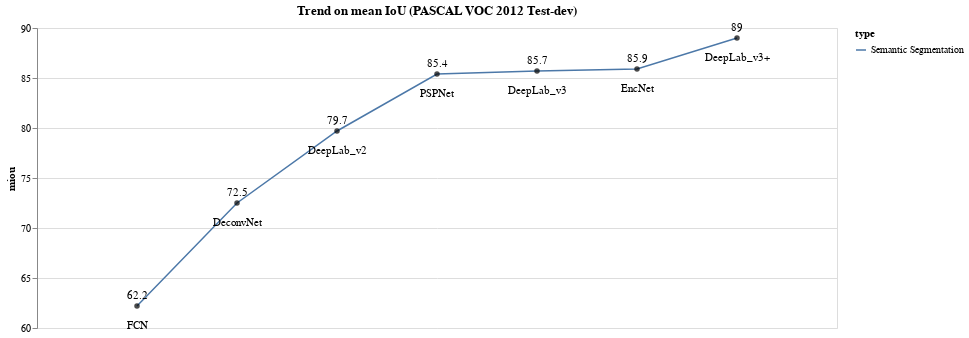

Write notebook code for a chart like this one.
### Code cell
data = pd.read_csv("semantic_trend_pascal.csv", sep=",")

seg_data = data.loc[data['type'] =="Semantic Segmentation"]

perf_measure = 'miou'

x_scale = [0,data.shape[0]+1]
y_scale = [((data[perf_measure].min()//5))*5,((data[perf_measure].max()//5)+1)*5]

chart_title = "Trend on mean IoU (PASCAL VOC 2012 Test-dev)"

base, line, points, point_nick, point_perf = GetGraphElement(chart_title, data, x_scale, y_scale, perf_measure, 
                                                            line_color = "#fde725", point_color = "#000000", text_color = "#000000", 
                                                            text_y_pos = -10, textperf_y_pos=20)
(
    line+points+point_nick+point_perf
).resolve_scale(y = 'independent')

### Figure 1 — Vega-Lite specification as saved in the notebook (floating-point values rounded to 4 significant figures)
{"config": {"view": {"continuousWidth": 400, "continuousHeight": 300}}, "layer": [{"mark": {"type": "line", "color": "#fde725", "strokeWidth": 1.5}, "encoding": {"color": {"field": "type", "type": "nominal"}, "x": {"axis": null, "field": "idx", "scale": {"domain": [0, 8]}, "type": "quantitative"}, "y": {"axis": {"grid": true}, "field": "miou", "scale": {"domain": [60.0, 90.0]}, "type": "quantitative"}}, "title": ["Trend on mean IoU (PASCAL VOC 2012 Test-dev)"], "width": 800}, {"mark": {"type": "circle", "color": "#000000", "strokeWidth": 3}, "encoding": {"tooltip": [{"field": "year", "type": "quantitative"}, {"field": "nickname", "type": "nominal"}, {"field": "miou", "type": "quantitative"}, {"field": "note", "type": "nominal"}], "x": {"axis": null, "field": "idx", "scale": {"domain": [0, 8]}, "type": "quantitative"}, "y": {"axis": null, "field": "miou", "scale": {"domain": [60.0, 90.0]}, "type": "quantitative"}}, "title": ["Trend on mean IoU (PASCAL VOC 2012 Test-dev)"], "width": 800}, {"mark": {"type": "text", "align": "center", "baseline": "middle", "dy": -10}, "encoding": {"color": {"value": "#000000"}, "text": {"field": "miou", "type": "quantitative"}, "tooltip": [{"field": "year", "type": "quantitative"}, {"field": "nickname", "type": "nominal"}, {"field": "miou", "type": "quantitative"}, {"field": "note", "type": "nominal"}], "x": {"axis": null, "field": "idx", "scale": {"domain": [0, 8]}, "type": "quantitative"}, "y": {"axis": null, "field": "miou", "scale": {"domain": [60.0, 90.0]}, "type": "quantitative"}}, "title": ["Trend on mean IoU (PASCAL VOC 2012 Test-dev)"], "width": 800}, {"mark": {"type": "text", "align": "center", "baseline": "middle", "dy": 20}, "encoding": {"color": {"value": "#000000"}, "text": {"field": "nickname", "type": "nominal"}, "tooltip": [{"field": "year", "type": "quantitative"}, {"field": "nickname", "type": "nominal"}, {"field": "miou", "type": "quantitative"}, {"field": "note", "type": "nominal"}], "x": {"axis": null, "field": "idx", "scale": {"domain": [0, 8]}, "type": "quantitative"}, "y": {"axis": null, "field": "miou", "scale": {"domain": [60.0, 90.0]}, "type": "quantitative"}}, "title": ["Trend on mean IoU (PASCAL VOC 2012 Test-dev)"], "width": 800}], "data": {"name": "data-dda010e8d60d29165aa3390e03ec2404"}, "resolve": {"scale": {"y": "independent"}}, "$schema": "https://vega.github.io/schema/vega-lite/v4.17.0.json", "datasets": {"data-dda010e8d60d29165aa3390e03ec2404": [{"idx": 1, "type": "Semantic Segmentation", "year": 2015, "nickname": "FCN", "miou": 62.2, "note": "VGG16"}, {"idx": 2, "type": "Semantic Segmentation", "year": 2015, "nickname": "DeconvNet", "miou": 72.5, "note": "VGG16"}, {"idx": 3, "type": "Semantic Segmentation", "year": 2016, "nickname": "DeepLab_v2", "miou": 79.7, "note": "ResNet-101, CRF"}, {"idx": 4, "type": "Semantic Segmentation", "year": 2017, "nickname": "PSPNet", "miou": 85.4, "note": "COCO-pretrained ResNet-101"}, {"idx": 5, "type": "Semantic Segmentation", "year": 2017, "nickname": "DeepLab_v3", "miou": 85.7, "note": "COCO-pretrained ResNet-101"}, {"idx": 6, "type": "Semantic Segmentation", "year": 2018, "nickname": "EncNet", "miou": 85.9, "note": "COCO-pretrained ResNet-101"}, {"idx": 7, "type": "Semantic Segmentation", "year": 2018, "nickname": "DeepLab_v3+", "miou": 89.0, "note": "JFT pretrained Xception-65"}]}}
